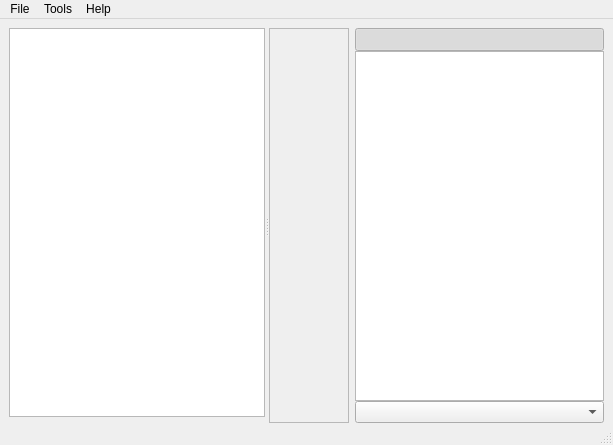
<?xml version="1.0" encoding="UTF-8"?>
<ui version="4.0">
 <class>MainWindow</class>
 <widget class="QMainWindow" name="MainWindow">
  <property name="geometry">
   <rect>
    <x>0</x>
    <y>0</y>
    <width>613</width>
    <height>445</height>
   </rect>
  </property>
  <property name="sizePolicy">
   <sizepolicy hsizetype="Preferred" vsizetype="Preferred">
    <horstretch>0</horstretch>
    <verstretch>0</verstretch>
   </sizepolicy>
  </property>
  <property name="windowTitle">
   <string>MainWindow</string>
  </property>
  <property name="styleSheet">
   <string notr="true"/>
  </property>
  <widget class="QWidget" name="centralwidget">
   <property name="sizePolicy">
    <sizepolicy hsizetype="Preferred" vsizetype="Preferred">
     <horstretch>0</horstretch>
     <verstretch>0</verstretch>
    </sizepolicy>
   </property>
   <property name="cursor">
    <cursorShape>ArrowCursor</cursorShape>
   </property>
   <layout class="QHBoxLayout" name="horizontalLayout">
    <property name="bottomMargin">
     <number>0</number>
    </property>
    <item>
     <widget class="QSplitter" name="splitter">
      <property name="sizePolicy">
       <sizepolicy hsizetype="Expanding" vsizetype="Preferred">
        <horstretch>0</horstretch>
        <verstretch>0</verstretch>
       </sizepolicy>
      </property>
      <property name="orientation">
       <enum>Qt::Horizontal</enum>
      </property>
      <property name="childrenCollapsible">
       <bool>false</bool>
      </property>
      <widget class="QWidget" name="layoutWidget">
       <layout class="QVBoxLayout">
        <property name="spacing">
         <number>6</number>
        </property>
        <item>
         <widget class="StageListView" name="filterList">
          <property name="autoScroll">
           <bool>false</bool>
          </property>
          <property name="editTriggers">
           <set>QAbstractItemView::NoEditTriggers</set>
          </property>
          <property name="tabKeyNavigation">
           <bool>false</bool>
          </property>
          <property name="showDropIndicator" stdset="0">
           <bool>false</bool>
          </property>
          <property name="alternatingRowColors">
           <bool>true</bool>
          </property>
          <property name="selectionMode">
           <enum>QAbstractItemView::SingleSelection</enum>
          </property>
          <property name="selectionBehavior">
           <enum>QAbstractItemView::SelectRows</enum>
          </property>
          <property name="textElideMode">
           <enum>Qt::ElideNone</enum>
          </property>
          <property name="showGrid">
           <bool>false</bool>
          </property>
          <property name="wordWrap">
           <bool>false</bool>
          </property>
          <property name="cornerButtonEnabled">
           <bool>false</bool>
          </property>
         </widget>
        </item>
        <item>
         <widget class="NonOwningWidget" name="filterOptions" native="true"/>
        </item>
       </layout>
      </widget>
      <widget class="QFrame" name="imageViewFrame">
       <property name="sizePolicy">
        <sizepolicy hsizetype="Expanding" vsizetype="Expanding">
         <horstretch>1</horstretch>
         <verstretch>1</verstretch>
        </sizepolicy>
       </property>
       <property name="frameShape">
        <enum>QFrame::StyledPanel</enum>
       </property>
       <property name="frameShadow">
        <enum>QFrame::Sunken</enum>
       </property>
      </widget>
     </widget>
    </item>
    <item>
     <layout class="QVBoxLayout" name="verticalLayout">
      <property name="spacing">
       <number>0</number>
      </property>
      <item>
       <widget class="QToolButton" name="focusButton">
        <property name="sizePolicy">
         <sizepolicy hsizetype="Minimum" vsizetype="Fixed">
          <horstretch>0</horstretch>
          <verstretch>0</verstretch>
         </sizepolicy>
        </property>
        <property name="statusTip">
         <string>Keep current page in view.</string>
        </property>
        <property name="text">
         <string/>
        </property>
        <property name="icon">
         <iconset resource="../resources/resources.qrc">
          <normaloff>:/icons/keep-in-view.png</normaloff>:/icons/keep-in-view.png</iconset>
        </property>
        <property name="checkable">
         <bool>true</bool>
        </property>
        <property name="checked">
         <bool>true</bool>
        </property>
       </widget>
      </item>
      <item>
       <widget class="QGraphicsView" name="thumbView">
        <property name="maximumSize">
         <size>
          <width>249</width>
          <height>16777215</height>
         </size>
        </property>
        <property name="statusTip">
         <string>Use Home, End, PgUp (or Q), PgDown (or W) to navigate between pages.</string>
        </property>
        <property name="alignment">
         <set>Qt::AlignHCenter|Qt::AlignTop</set>
        </property>
       </widget>
      </item>
      <item>
       <widget class="QComboBox" name="sortOptions">
        <property name="sizeAdjustPolicy">
         <enum>QComboBox::AdjustToMinimumContentsLength</enum>
        </property>
       </widget>
      </item>
     </layout>
    </item>
   </layout>
  </widget>
  <widget class="QMenuBar" name="menubar">
   <property name="geometry">
    <rect>
     <x>0</x>
     <y>0</y>
     <width>613</width>
     <height>22</height>
    </rect>
   </property>
   <widget class="QMenu" name="menuDebug">
    <property name="title">
     <string>Tools</string>
    </property>
    <addaction name="actionFixDpi"/>
    <addaction name="actionRelinking"/>
    <addaction name="separator"/>
    <addaction name="actionDebug"/>
    <addaction name="separator"/>
    <addaction name="actionSettings"/>
   </widget>
   <widget class="QMenu" name="menuFile">
    <property name="title">
     <string>File</string>
    </property>
    <addaction name="actionNewProject"/>
    <addaction name="actionOpenProject"/>
    <addaction name="separator"/>
    <addaction name="actionSaveProject"/>
    <addaction name="actionSaveProjectAs"/>
    <addaction name="separator"/>
    <addaction name="actionCloseProject"/>
    <addaction name="separator"/>
    <addaction name="actionQuit"/>
   </widget>
   <widget class="QMenu" name="menuHelp">
    <property name="title">
     <string>Help</string>
    </property>
    <addaction name="actionAbout"/>
   </widget>
   <addaction name="menuFile"/>
   <addaction name="menuDebug"/>
   <addaction name="menuHelp"/>
  </widget>
  <widget class="QStatusBar" name="statusBar"/>
  <action name="actionDebug">
   <property name="checkable">
    <bool>true</bool>
   </property>
   <property name="checked">
    <bool>false</bool>
   </property>
   <property name="text">
    <string>Debug Mode</string>
   </property>
  </action>
  <action name="actionSaveProject">
   <property name="text">
    <string>Save Project</string>
   </property>
   <property name="shortcut">
    <string>Ctrl+S</string>
   </property>
  </action>
  <action name="actionSaveProjectAs">
   <property name="text">
    <string>Save Project As ...</string>
   </property>
   <property name="shortcut">
    <string>Ctrl+Shift+S</string>
   </property>
  </action>
  <action name="actionNextPage">
   <property name="text">
    <string>Next Page</string>
   </property>
   <property name="shortcut">
    <string>PgDown</string>
   </property>
   <property name="autoRepeat">
    <bool>false</bool>
   </property>
  </action>
  <action name="actionPrevPage">
   <property name="text">
    <string>Previous Page</string>
   </property>
   <property name="shortcut">
    <string>PgUp</string>
   </property>
   <property name="autoRepeat">
    <bool>false</bool>
   </property>
  </action>
  <action name="actionNewProject">
   <property name="text">
    <string>New Project ...</string>
   </property>
   <property name="shortcut">
    <string>Ctrl+N</string>
   </property>
  </action>
  <action name="actionOpenProject">
   <property name="text">
    <string>Open Project ...</string>
   </property>
   <property name="shortcut">
    <string>Ctrl+O</string>
   </property>
  </action>
  <action name="actionPrevPageQ">
   <property name="text">
    <string>Previous Page</string>
   </property>
   <property name="shortcut">
    <string>Q</string>
   </property>
   <property name="autoRepeat">
    <bool>false</bool>
   </property>
  </action>
  <action name="actionNextPageW">
   <property name="text">
    <string>Next Page</string>
   </property>
   <property name="shortcut">
    <string>W</string>
   </property>
   <property name="autoRepeat">
    <bool>false</bool>
   </property>
  </action>
  <action name="actionCloseProject">
   <property name="text">
    <string>Close Project</string>
   </property>
   <property name="shortcut">
    <string>Ctrl+W</string>
   </property>
  </action>
  <action name="actionQuit">
   <property name="text">
    <string>Quit</string>
   </property>
   <property name="shortcut">
    <string>Ctrl+Q</string>
   </property>
  </action>
  <action name="actionSettings">
   <property name="text">
    <string>Settings ...</string>
   </property>
   <property name="shortcut">
    <string>Ctrl+,</string>
   </property>
  </action>
  <action name="actionFirstPage">
   <property name="text">
    <string>First Page</string>
   </property>
   <property name="shortcut">
    <string>Home</string>
   </property>
  </action>
  <action name="actionLastPage">
   <property name="text">
    <string>Last Page</string>
   </property>
   <property name="shortcut">
    <string>End</string>
   </property>
  </action>
  <action name="actionAbout">
   <property name="text">
    <string>About</string>
   </property>
  </action>
  <action name="actionFixDpi">
   <property name="text">
    <string>Fix DPI ...</string>
   </property>
  </action>
  <action name="actionRelinking">
   <property name="text">
    <string>Relinking ...</string>
   </property>
  </action>
 </widget>
 <customwidgets>
  <customwidget>
   <class>StageListView</class>
   <extends>QTableView</extends>
   <header>StageListView.h</header>
  </customwidget>
  <customwidget>
   <class>NonOwningWidget</class>
   <extends>QWidget</extends>
   <header>NonOwningWidget.h</header>
   <container>1</container>
  </customwidget>
 </customwidgets>
 <resources>
  <include location="../resources/resources.qrc"/>
 </resources>
 <connections/>
</ui>
